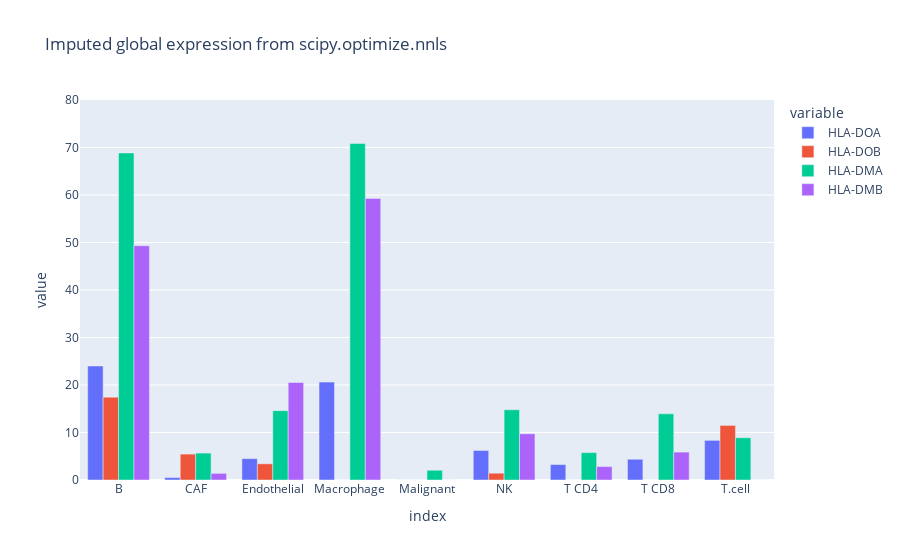

Notebook source saved alongside this figure:
### Code cell
fig = px.bar(imputed_geps_scipy.loc[example_genes].T, barmode='group', title="Imputed global expression from scipy.optimize.nnls")
fig.update_yaxes(range=[0, 80])

### Figure 1 — Plotly figure (JSON) as saved in the notebook; plotly's stock layout.template omitted (floating-point values rounded to 4 significant figures)
{"data": [{"alignmentgroup": "True", "hovertemplate": "variable=HLA-DOA<br>index=%{x}<br>value=%{y}<extra></extra>", "legendgroup": "HLA-DOA", "marker": {"color": "#636efa", "pattern": {"shape": ""}}, "name": "HLA-DOA", "offsetgroup": "HLA-DOA", "orientation": "v", "showlegend": true, "textposition": "auto", "type": "bar", "x": ["B", "CAF", "Endothelial", "Macrophage", "Malignant", "NK", "T CD4", "T CD8", "T.cell"], "xaxis": "x", "y": [24.0, 0.5193, 4.499, 20.61, 0, 6.214, 3.252, 4.37, 8.345], "yaxis": "y"}, {"alignmentgroup": "True", "hovertemplate": "variable=HLA-DOB<br>index=%{x}<br>value=%{y}<extra></extra>", "legendgroup": "HLA-DOB", "marker": {"color": "#EF553B", "pattern": {"shape": ""}}, "name": "HLA-DOB", "offsetgroup": "HLA-DOB", "orientation": "v", "showlegend": true, "textposition": "auto", "type": "bar", "x": ["B", "CAF", "Endothelial", "Macrophage", "Malignant", "NK", "T CD4", "T CD8", "T.cell"], "xaxis": "x", "y": [17.45, 5.455, 3.411, 0, 0, 1.434, 0, 0, 11.49], "yaxis": "y"}, {"alignmentgroup": "True", "hovertemplate": "variable=HLA-DMA<br>index=%{x}<br>value=%{y}<extra></extra>", "legendgroup": "HLA-DMA", "marker": {"color": "#00cc96", "pattern": {"shape": ""}}, "name": "HLA-DMA", "offsetgroup": "HLA-DMA", "orientation": "v", "showlegend": true, "textposition": "auto", "type": "bar", "x": ["B", "CAF", "Endothelial", "Macrophage", "Malignant", "NK", "T CD4", "T CD8", "T.cell"], "xaxis": "x", "y": [68.85, 5.663, 14.59, 70.85, 2.056, 14.79, 5.77, 13.93, 8.895], "yaxis": "y"}, {"alignmentgroup": "True", "hovertemplate": "variable=HLA-DMB<br>index=%{x}<br>value=%{y}<extra></extra>", "legendgroup": "HLA-DMB", "marker": {"color": "#ab63fa", "pattern": {"shape": ""}}, "name": "HLA-DMB", "offsetgroup": "HLA-DMB", "orientation": "v", "showlegend": true, "textposition": "auto", "type": "bar", "x": ["B", "CAF", "Endothelial", "Macrophage", "Malignant", "NK", "T CD4", "T CD8", "T.cell"], "xaxis": "x", "y": [49.32, 1.397, 20.53, 59.27, 0, 9.731, 2.828, 5.874, 0], "yaxis": "y"}], "layout": {"autosize": true, "barmode": "group", "legend": {"title": {"text": "variable"}, "tracegroupgap": 0}, "title": {"text": "Imputed global expression from scipy.optimize.nnls"}, "xaxis": {"anchor": "y", "autorange": true, "domain": [0, 1], "range": [-0.5, 8.5], "title": {"text": "index"}, "type": "category"}, "yaxis": {"anchor": "x", "domain": [0, 1], "range": [0, 80], "title": {"text": "value"}, "type": "linear"}}}
